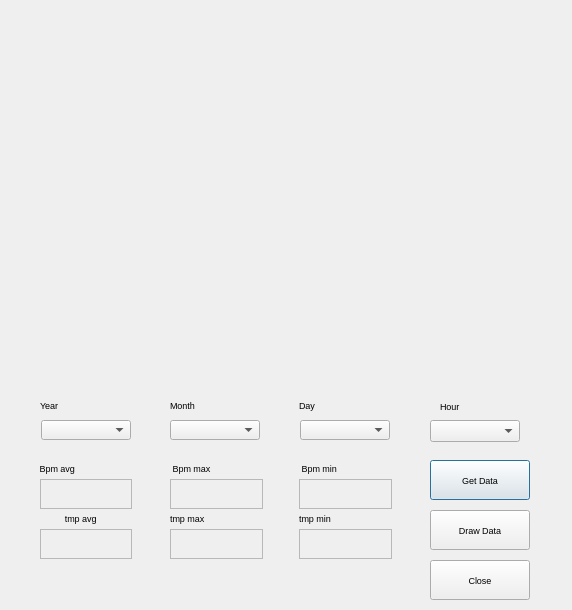
<?xml version="1.0" encoding="UTF-8"?>
<ui version="4.0">
 <class>Dialog</class>
 <widget class="QDialog" name="Dialog">
  <property name="geometry">
   <rect>
    <x>0</x>
    <y>0</y>
    <width>572</width>
    <height>610</height>
   </rect>
  </property>
  <property name="font">
   <font>
    <family>Arial</family>
    <pointsize>7</pointsize>
   </font>
  </property>
  <property name="windowTitle">
   <string>Dialog</string>
  </property>
  <widget class="QLabel" name="label_2">
   <property name="geometry">
    <rect>
     <x>40</x>
     <y>399</y>
     <width>88</width>
     <height>12</height>
    </rect>
   </property>
   <property name="text">
    <string>Year</string>
   </property>
  </widget>
  <widget class="QLabel" name="bpm_min_label">
   <property name="geometry">
    <rect>
     <x>299</x>
     <y>479</y>
     <width>93</width>
     <height>30</height>
    </rect>
   </property>
   <property name="frameShape">
    <enum>QFrame::StyledPanel</enum>
   </property>
   <property name="text">
    <string/>
   </property>
  </widget>
  <widget class="QLabel" name="label_7">
   <property name="geometry">
    <rect>
     <x>299</x>
     <y>460</y>
     <width>86</width>
     <height>16</height>
    </rect>
   </property>
   <property name="text">
    <string> Bpm min</string>
   </property>
   <property name="alignment">
    <set>Qt::AlignLeading|Qt::AlignLeft|Qt::AlignVCenter</set>
   </property>
  </widget>
  <widget class="QLabel" name="tmp_avg_label">
   <property name="geometry">
    <rect>
     <x>40</x>
     <y>529</y>
     <width>92</width>
     <height>30</height>
    </rect>
   </property>
   <property name="frameShape">
    <enum>QFrame::StyledPanel</enum>
   </property>
   <property name="text">
    <string/>
   </property>
  </widget>
  <widget class="QLabel" name="bpm_avg_label">
   <property name="geometry">
    <rect>
     <x>40</x>
     <y>479</y>
     <width>92</width>
     <height>30</height>
    </rect>
   </property>
   <property name="frameShape">
    <enum>QFrame::StyledPanel</enum>
   </property>
   <property name="text">
    <string/>
   </property>
   <property name="alignment">
    <set>Qt::AlignLeading|Qt::AlignLeft|Qt::AlignVCenter</set>
   </property>
  </widget>
  <widget class="QLabel" name="tmp_max_label">
   <property name="geometry">
    <rect>
     <x>170</x>
     <y>529</y>
     <width>93</width>
     <height>30</height>
    </rect>
   </property>
   <property name="frameShape">
    <enum>QFrame::StyledPanel</enum>
   </property>
   <property name="text">
    <string/>
   </property>
  </widget>
  <widget class="QLabel" name="label_11">
   <property name="geometry">
    <rect>
     <x>299</x>
     <y>510</y>
     <width>86</width>
     <height>16</height>
    </rect>
   </property>
   <property name="text">
    <string>tmp min</string>
   </property>
   <property name="alignment">
    <set>Qt::AlignLeading|Qt::AlignLeft|Qt::AlignVCenter</set>
   </property>
  </widget>
  <widget class="QLabel" name="tmp_min_label">
   <property name="geometry">
    <rect>
     <x>299</x>
     <y>529</y>
     <width>93</width>
     <height>30</height>
    </rect>
   </property>
   <property name="frameShape">
    <enum>QFrame::StyledPanel</enum>
   </property>
   <property name="text">
    <string/>
   </property>
  </widget>
  <widget class="QLabel" name="label_4">
   <property name="geometry">
    <rect>
     <x>299</x>
     <y>399</y>
     <width>88</width>
     <height>12</height>
    </rect>
   </property>
   <property name="text">
    <string>Day</string>
   </property>
  </widget>
  <widget class="QPushButton" name="load_data_button">
   <property name="geometry">
    <rect>
     <x>430</x>
     <y>460</y>
     <width>100</width>
     <height>40</height>
    </rect>
   </property>
   <property name="text">
    <string>Get Data</string>
   </property>
  </widget>
  <widget class="QLabel" name="label_6">
   <property name="geometry">
    <rect>
     <x>170</x>
     <y>460</y>
     <width>90</width>
     <height>16</height>
    </rect>
   </property>
   <property name="text">
    <string> Bpm max</string>
   </property>
   <property name="alignment">
    <set>Qt::AlignLeading|Qt::AlignLeft|Qt::AlignVCenter</set>
   </property>
  </widget>
  <widget class="QLabel" name="label_10">
   <property name="geometry">
    <rect>
     <x>37</x>
     <y>510</y>
     <width>85</width>
     <height>16</height>
    </rect>
   </property>
   <property name="text">
    <string> tmp avg</string>
   </property>
   <property name="alignment">
    <set>Qt::AlignCenter</set>
   </property>
  </widget>
  <widget class="QLabel" name="bpm_max_label">
   <property name="geometry">
    <rect>
     <x>170</x>
     <y>479</y>
     <width>93</width>
     <height>30</height>
    </rect>
   </property>
   <property name="frameShape">
    <enum>QFrame::StyledPanel</enum>
   </property>
   <property name="text">
    <string/>
   </property>
  </widget>
  <widget class="QLabel" name="label_3">
   <property name="geometry">
    <rect>
     <x>170</x>
     <y>399</y>
     <width>88</width>
     <height>12</height>
    </rect>
   </property>
   <property name="text">
    <string>Month</string>
   </property>
  </widget>
  <widget class="QLabel" name="label_5">
   <property name="geometry">
    <rect>
     <x>37</x>
     <y>460</y>
     <width>85</width>
     <height>16</height>
    </rect>
   </property>
   <property name="text">
    <string> Bpm avg</string>
   </property>
   <property name="alignment">
    <set>Qt::AlignLeading|Qt::AlignLeft|Qt::AlignVCenter</set>
   </property>
  </widget>
  <widget class="QLabel" name="label_12">
   <property name="geometry">
    <rect>
     <x>170</x>
     <y>510</y>
     <width>90</width>
     <height>16</height>
    </rect>
   </property>
   <property name="text">
    <string>tmp max</string>
   </property>
   <property name="alignment">
    <set>Qt::AlignLeading|Qt::AlignLeft|Qt::AlignVCenter</set>
   </property>
  </widget>
  <widget class="QComboBox" name="year_combo">
   <property name="geometry">
    <rect>
     <x>41</x>
     <y>420</y>
     <width>90</width>
     <height>20</height>
    </rect>
   </property>
  </widget>
  <widget class="QComboBox" name="month_combo">
   <property name="geometry">
    <rect>
     <x>170</x>
     <y>420</y>
     <width>90</width>
     <height>20</height>
    </rect>
   </property>
  </widget>
  <widget class="QComboBox" name="day_combo">
   <property name="geometry">
    <rect>
     <x>300</x>
     <y>420</y>
     <width>90</width>
     <height>20</height>
    </rect>
   </property>
  </widget>
  <widget class="QPushButton" name="Close_button">
   <property name="geometry">
    <rect>
     <x>430</x>
     <y>560</y>
     <width>100</width>
     <height>40</height>
    </rect>
   </property>
   <property name="text">
    <string>Close</string>
   </property>
  </widget>
  <widget class="QCustomPlot" name="tmp_plot" native="true">
   <property name="geometry">
    <rect>
     <x>20</x>
     <y>210</y>
     <width>530</width>
     <height>180</height>
    </rect>
   </property>
  </widget>
  <widget class="QCustomPlot" name="bpm_plot" native="true">
   <property name="geometry">
    <rect>
     <x>20</x>
     <y>30</y>
     <width>530</width>
     <height>180</height>
    </rect>
   </property>
  </widget>
  <widget class="QLabel" name="label">
   <property name="geometry">
    <rect>
     <x>440</x>
     <y>400</y>
     <width>56</width>
     <height>12</height>
    </rect>
   </property>
   <property name="text">
    <string>Hour</string>
   </property>
  </widget>
  <widget class="QComboBox" name="hour_combo">
   <property name="geometry">
    <rect>
     <x>430</x>
     <y>420</y>
     <width>90</width>
     <height>22</height>
    </rect>
   </property>
  </widget>
  <widget class="QPushButton" name="draw_data_button">
   <property name="geometry">
    <rect>
     <x>430</x>
     <y>510</y>
     <width>100</width>
     <height>40</height>
    </rect>
   </property>
   <property name="text">
    <string>Draw Data</string>
   </property>
  </widget>
 </widget>
 <customwidgets>
  <customwidget>
   <class>QCustomPlot</class>
   <extends>QWidget</extends>
   <header>qcustomplot.h</header>
   <container>1</container>
  </customwidget>
 </customwidgets>
 <resources/>
 <connections/>
</ui>
